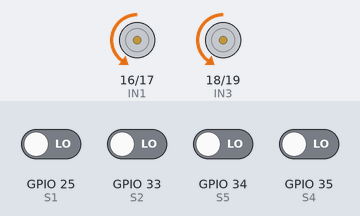
This program was run on a simulated ESP32. Parts: motor-driver pin pairs drawn as motors (green arrow = first pin HIGH = forward, orange = second pin HIGH = backward, longer = more drive, scaled by the enable pin). Inputs (shaded band) come from the test bench; at power-on: GPIO 25 (S1), GPIO 33 (S2), GPIO 34 (S5), GPIO 35 (S4) LOW.

Above: at 1.2 s.
1.3 s: GPIO 25 (S1) driven HIGH
At 1.8 s:
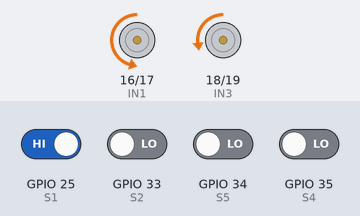
2.8 s: GPIO 33 (S2) driven HIGH
At 4.0 s:
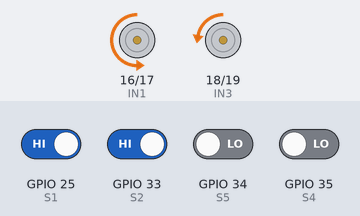
4.3 s: GPIO 25 (S1) driven LOW
At 5.0 s:
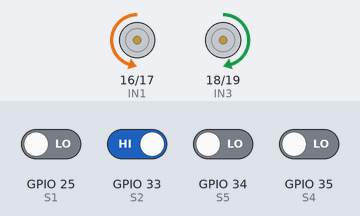
6.7 s: GPIO 34 (S5) driven HIGH
At 7.1 s:
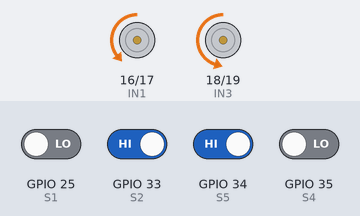
8.2 s: GPIO 35 (S4) driven HIGH
At 9.5 s:
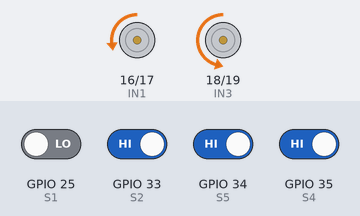
Timing chart, 0 to 10.7 s (numbered marks = the images above; inputs shaded):
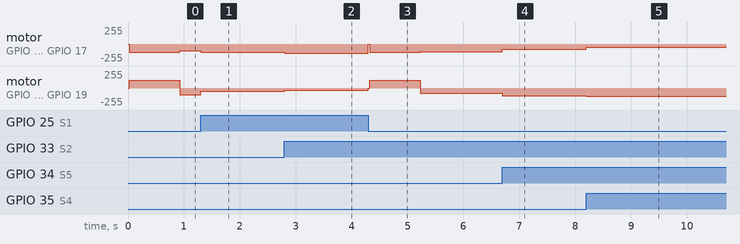

The program:

main.cpp
```cpp
#include <Arduino.h>

// =================== SENSOR ===================
// Cảm biến: gặp trắng thì đèn sáng, gặp đen thì đèn tắt
// Ta cần line đen => quy về đen = 1, trắng = 0
const int S1 = 25;
const int S2 = 33;
const int S3 = 32;
const int S4 = 35;
const int S5 = 34;

// =================== MOTOR (L298N) ===================
const int pwmChannelA = 0;
const int pwmChannelB = 1;
const int pwmFreq = 1000;
const int pwmResolution = 8;

const int IN1 = 16;
const int IN2 = 17;
const int IN3 = 18;
const int IN4 = 19;
const int ENA = 22;
const int ENB = 23;

// Đảo chiều motor nếu bị cắm ngược
const bool INVERT_LEFT_MOTOR  = true;
const bool INVERT_RIGHT_MOTOR = true;

// =================== PID ===================
float Kp = 18.0;
float Kd = 10.0;
int baseSpeed = 100;
int lastError = 0;

// =================== RECOVER ===================
unsigned long recoverStartMs = 0;
const unsigned long LOST_CONFIRM_MS = 50;

// =================== TURN ===================
unsigned long turnStartMs = 0;
const unsigned long TURN_CLEAR_MS = 120;
const unsigned long TURN_TIMEOUT_MS = 900;
const int turnSpeed = 120;

// =================== JUNCTION ===================
bool junctionArmed = true;
unsigned long junctionLockUntil = 0;
const unsigned long JUNCTION_LOCK_MS = 220;

// =================== STATE ===================
enum Task1State {
  T1_FOLLOW,
  T1_RECOVER,
  T1_TURN_LEFT,
  T1_TURN_RIGHT,
  T1_UTURN,
  T1_DONE
};

Task1State task1State = T1_FOLLOW;

// =================== MOTOR CONTROL ===================
void setMotor(int right, int left) {
  if (INVERT_LEFT_MOTOR)  left  = -left;
  if (INVERT_RIGHT_MOTOR) right = -right;

  // Motor trái
  if (left >= 0) {
    digitalWrite(IN1, HIGH);
    digitalWrite(IN2, LOW);
  } else {
    digitalWrite(IN1, LOW);
    digitalWrite(IN2, HIGH);
    left = -left;
  }

  // Motor phải
  if (right >= 0) {
    digitalWrite(IN3, HIGH);
    digitalWrite(IN4, LOW);
  } else {
    digitalWrite(IN3, LOW);
    digitalWrite(IN4, HIGH);
    right = -right;
  }

  left  = constrain(left, 0, 255);
  right = constrain(right, 0, 255);

  ledcWrite(pwmChannelA, left);
  ledcWrite(pwmChannelB, right);
}

void stop_robot() {
  ledcWrite(pwmChannelA, 0);
  ledcWrite(pwmChannelB, 0);
}

void pivotLeft(int spd) {
  setMotor(-spd, spd);
}

void pivotRight(int spd) {
  setMotor(spd, -spd);
}

// =================== SENSOR READ ===================
int readOne(int pin) {
  int raw = digitalRead(pin);

  // Module sáng khi trắng, tắt khi đen
  // Ta cần line đen = 1
  return (raw == LOW) ? 1 : 0;
}

void readSensors(int &s1, int &s2, int &s3, int &s4, int &s5) {
  s1 = readOne(S1);
  s2 = readOne(S2);
  s3 = 0;
  s4 = readOne(S4);
  s5 = readOne(S5);
}

int activeCount() {
  int s1, s2, s3, s4, s5;
  readSensors(s1, s2, s3, s4, s5);
  return s1 + s2 + s3 + s4 + s5;
}

bool detectJunction() {
  int c = activeCount();
  return (c >= 3);
}

// =================== LINE READ ===================
int readLine() {
  int s1, s2, s3, s4, s5;
  readSensors(s1, s2, s3, s4, s5);

  int c = s1 + s2 + s3 + s4 + s5;

  // mất line: giữ theo sai số cũ
  if (c == 0) return lastError;

  // giao lộ / line quá rộng
  if (c == 5) return 999;

  int error = (s1 * -2) + (s2 * -1) + (s3 * 0) + (s4 * 1) + (s5 * 2);
  return error;
}

void followLinePID() {
  int error = readLine();
  if (error == 999) return;

  int P = error;
  int D = error - lastError;
  int output = (int)(Kp * P + Kd * D);

  int speed = baseSpeed;
  if (abs(error) >= 2) speed = 85;

  int left  = speed + output;
  int right = speed - output;

  setMotor(right, left);
  lastError = error;
}

// =================== TURN ===================
void startLeftTurn() {
  turnStartMs = millis();
  task1State = T1_TURN_LEFT;
  stop_robot();
}

void startRightTurn() {
  turnStartMs = millis();
  task1State = T1_TURN_RIGHT;
  stop_robot();
}

void startUTurn() {
  turnStartMs = millis();
  task1State = T1_UTURN;
  stop_robot();
}

void updateTurnLeft() {
  unsigned long t = millis() - turnStartMs;

  int s1, s2, s3, s4, s5;
  readSensors(s1, s2, s3, s4, s5);
  int c = s1 + s2 + s3 + s4 + s5;

  if (t < TURN_CLEAR_MS) {
    pivotLeft(turnSpeed);
    return;
  }

  // Bắt lại line bằng sensor giữa
  if (s3 == 1 && c <= 3) {
    stop_robot();
    task1State = T1_FOLLOW;
    return;
  }

  if (t > TURN_TIMEOUT_MS) {
    stop_robot();
    task1State = T1_FOLLOW;
    return;
  }

  pivotLeft(turnSpeed);
}

void updateTurnRight() {
  unsigned long t = millis() - turnStartMs;

  int s1, s2, s3, s4, s5;
  readSensors(s1, s2, s3, s4, s5);
  int c = s1 + s2 + s3 + s4 + s5;

  if (t < TURN_CLEAR_MS) {
    pivotRight(turnSpeed);
    return;
  }

  if (s3 == 1 && c <= 3) {
    stop_robot();
    task1State = T1_FOLLOW;
    return;
  }

  if (t > TURN_TIMEOUT_MS) {
    stop_robot();
    task1State = T1_FOLLOW;
    return;
  }

  pivotRight(turnSpeed);
}

void updateUTurn() {
  unsigned long t = millis() - turnStartMs;

  if (t < TURN_CLEAR_MS) {
    pivotLeft(turnSpeed);
    return;
  }

  if (t > 2 * TURN_CLEAR_MS && t < TURN_TIMEOUT_MS) {
    pivotLeft(turnSpeed);
    return;
  }

  stop_robot();
  task1State = T1_FOLLOW;
}

// =================== RECOVER ===================
void recoverLine() {
  int c = activeCount();

  if (c > 0) {
    stop_robot();
    recoverStartMs = 0;
    task1State = T1_FOLLOW;
    return;
  }

  // Quay theo hướng lệch trước đó, nhưng có sửa chiều đúng
  if (lastError < 0) {
    pivotLeft(100);
  } else {
    pivotRight(100);
  }
}

// =================== JUNCTION LOGIC ===================
void handleJunction() {
  unsigned long now = millis();

  if (now < junctionLockUntil) return;
  if (!junctionArmed) return;

  int s1, s2, s3, s4, s5;
  readSensors(s1, s2, s3, s4, s5);

  bool left  = (s1 == 1 || s2 == 1);
  bool front = (s3 == 1);
  bool right = (s4 == 1 || s5 == 1);

  stop_robot();
  delay(25);

  junctionArmed = false;
  junctionLockUntil = now + JUNCTION_LOCK_MS;

  // Ưu tiên trái
  if (left) {
    startLeftTurn();
    return;
  }

  if (front) {
    setMotor(baseSpeed, baseSpeed);
    return;
  }

  if (right) {
    startRightTurn();
    return;
  }

  startUTurn();
}

// =================== TASK UPDATE ===================
void task1Update() {
  unsigned long now = millis();

  if (task1State == T1_TURN_LEFT) {
    updateTurnLeft();
    return;
  }

  if (task1State == T1_TURN_RIGHT) {
    updateTurnRight();
    return;
  }

  if (task1State == T1_UTURN) {
    updateUTurn();
    return;
  }

  if (task1State == T1_RECOVER) {
    recoverLine();
    return;
  }

  // ===== FOLLOW MODE =====
  int c = activeCount();

  if (c == 0) {
    if (recoverStartMs == 0) recoverStartMs = now;

    if (now - recoverStartMs > LOST_CONFIRM_MS) {
      task1State = T1_RECOVER;
      return;
    }

    followLinePID();
    return;
  } else {
    recoverStartMs = 0;
  }

  bool junctionNow = detectJunction();

  if (!junctionNow) {
    junctionArmed = true;
  }

  if (junctionNow && junctionArmed) {
    handleJunction();
    return;
  }

  followLinePID();
}

// =================== SETUP ===================
void setup() {
  pinMode(S1, INPUT);
  pinMode(S2, INPUT);
  pinMode(S3, INPUT);
  pinMode(S4, INPUT);
  pinMode(S5, INPUT);

  pinMode(IN1, OUTPUT);
  pinMode(IN2, OUTPUT);
  pinMode(IN3, OUTPUT);
  pinMode(IN4, OUTPUT);
  pinMode(ENA, OUTPUT);
  pinMode(ENB, OUTPUT);

  ledcSetup(pwmChannelA, pwmFreq, pwmResolution);
  ledcSetup(pwmChannelB, pwmFreq, pwmResolution);
  ledcAttachPin(ENA, pwmChannelA);
  ledcAttachPin(ENB, pwmChannelB);

  stop_robot();
}

// =================== LOOP ===================
void loop() {
  task1Update();
}
```

Measured:
- after the input at 1.3 s, motor on GPIO 16 (IN1) / GPIO 17 (IN2): backward 100/255 → backward 121/255 at once; motor on GPIO 18 (IN3) / GPIO 19 (IN4): backward 100/255 → backward 49/255 at once
- after the input at 2.8 s, motor on GPIO 16 (IN1) / GPIO 17 (IN2): backward 121/255 → backward 138/255 at once; motor on GPIO 18 (IN3) / GPIO 19 (IN4): backward 49/255 → backward 31/255 at once
- after the input at 4.3 s, motor on GPIO 16 (IN1) / GPIO 17 (IN2): backward 138/255 → backward 120/255 at once, → backward 118/255 0.93 s later; motor on GPIO 18 (IN3) / GPIO 19 (IN4): backward 31/255 → forward 120/255 at once, → backward 82/255 0.93 s later
- after the input at 6.7 s, motor on GPIO 16 (IN1) / GPIO 17 (IN2): backward 118/255 → backward 82/255 at once; motor on GPIO 18 (IN3) / GPIO 19 (IN4): backward 82/255 → backward 118/255 at once
- after the input at 8.2 s, motor on GPIO 16 (IN1) / GPIO 17 (IN2): backward 82/255 → backward 49/255 at once; motor on GPIO 18 (IN3) / GPIO 19 (IN4): backward 118/255 → backward 121/255 at once
